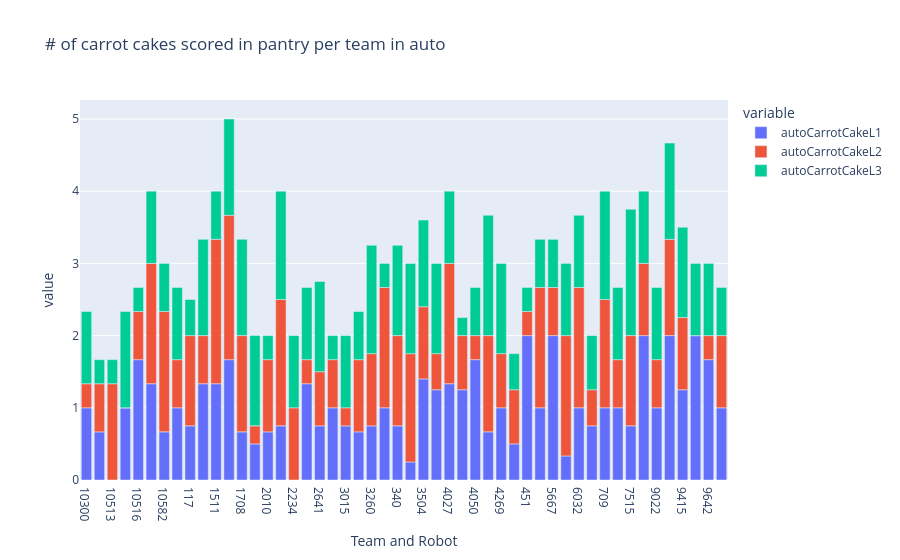

The notebook cell this image was saved under:
### Code cell
#L1, L2, L3 pantry carrot cake auto (stacked bar)
fig = px.bar(team_averages, x="Team and Robot", y=["autoCarrotCakeL1", "autoCarrotCakeL2", "autoCarrotCakeL3"], title="# of carrot cakes scored in pantry per team in auto")
fig

### Figure 1 — Plotly figure (JSON) as saved in the notebook; plotly's stock layout.template omitted (floating-point values rounded to 4 significant figures)
{"data": [{"hovertemplate": "variable=autoCarrotCakeL1<br>Team and Robot=%{x}<br>value=%{y}<extra></extra>", "legendgroup": "autoCarrotCakeL1", "marker": {"color": "#636efa", "pattern": {"shape": ""}}, "name": "autoCarrotCakeL1", "orientation": "v", "showlegend": true, "textposition": "auto", "type": "bar", "x": ["10300", "10512", "10513", "10515", "10516", "10517", "10582", "11456", "117", "1317", "1511", "1601", "1708", "1816", "2010", "2095", "2234", "2614", "2641", "2656", "3015", "3173", "3260", "3324", "340", "3484", "3504", "3990", "4027", "4028", "4050", "4150", "4269", "4467", "451", "4991", "5667", "5740", "6032", "63", "709", "7274", "7515", "8705", "9022", "9406", "9415", "9475", "9642", "9653"], "xaxis": "x", "y": [1.0, 0.6667, 0.0, 1.0, 1.667, 1.333, 0.6667, 1.0, 0.75, 1.333, 1.333, 1.667, 0.6667, 0.5, 0.6667, 0.75, 0.0, 1.333, 0.75, 1.0, 0.75, 0.6667, 0.75, 1.0, 0.75, 0.25, 1.4, 1.25, 1.333, 1.25, 1.667, 0.6667, 1.0, 0.5, 2.0, 1.0, 2.0, 0.3333, 1.0, 0.75, 1.0, 1.0, 0.75, 2.0, 1.0, 2.0, 1.25, 2.0, 1.667, 1.0], "yaxis": "y"}, {"hovertemplate": "variable=autoCarrotCakeL2<br>Team and Robot=%{x}<br>value=%{y}<extra></extra>", "legendgroup": "autoCarrotCakeL2", "marker": {"color": "#EF553B", "pattern": {"shape": ""}}, "name": "autoCarrotCakeL2", "orientation": "v", "showlegend": true, "textposition": "auto", "type": "bar", "x": ["10300", "10512", "10513", "10515", "10516", "10517", "10582", "11456", "117", "1317", "1511", "1601", "1708", "1816", "2010", "2095", "2234", "2614", "2641", "2656", "3015", "3173", "3260", "3324", "340", "3484", "3504", "3990", "4027", "4028", "4050", "4150", "4269", "4467", "451", "4991", "5667", "5740", "6032", "63", "709", "7274", "7515", "8705", "9022", "9406", "9415", "9475", "9642", "9653"], "xaxis": "x", "y": [0.3333, 0.6667, 1.333, 0.0, 0.6667, 1.667, 1.667, 0.6667, 1.25, 0.6667, 2.0, 2.0, 1.333, 0.25, 1.0, 1.75, 1.0, 0.3333, 0.75, 0.6667, 0.25, 1.0, 1.0, 1.667, 1.25, 1.5, 1.0, 0.5, 1.667, 0.75, 0.3333, 1.333, 0.75, 0.75, 0.3333, 1.667, 0.6667, 1.667, 1.667, 0.5, 1.5, 0.6667, 1.25, 1.0, 0.6667, 1.333, 1.0, 0.0, 0.3333, 1.0], "yaxis": "y"}, {"hovertemplate": "variable=autoCarrotCakeL3<br>Team and Robot=%{x}<br>value=%{y}<extra></extra>", "legendgroup": "autoCarrotCakeL3", "marker": {"color": "#00cc96", "pattern": {"shape": ""}}, "name": "autoCarrotCakeL3", "orientation": "v", "showlegend": true, "textposition": "auto", "type": "bar", "x": ["10300", "10512", "10513", "10515", "10516", "10517", "10582", "11456", "117", "1317", "1511", "1601", "1708", "1816", "2010", "2095", "2234", "2614", "2641", "2656", "3015", "3173", "3260", "3324", "340", "3484", "3504", "3990", "4027", "4028", "4050", "4150", "4269", "4467", "451", "4991", "5667", "5740", "6032", "63", "709", "7274", "7515", "8705", "9022", "9406", "9415", "9475", "9642", "9653"], "xaxis": "x", "y": [1.0, 0.3333, 0.3333, 1.333, 0.3333, 1.0, 0.6667, 1.0, 0.5, 1.333, 0.6667, 1.333, 1.333, 1.25, 0.3333, 1.5, 1.0, 1.0, 1.25, 0.3333, 1.0, 0.6667, 1.5, 0.3333, 1.25, 1.25, 1.2, 1.25, 1.0, 0.25, 0.6667, 1.667, 1.25, 0.5, 0.3333, 0.6667, 0.6667, 1.0, 1.0, 0.75, 1.5, 1.0, 1.75, 1.0, 1.0, 1.333, 1.25, 1.0, 1.0, 0.6667], "yaxis": "y"}], "layout": {"barmode": "relative", "legend": {"title": {"text": "variable"}, "tracegroupgap": 0}, "title": {"text": "# of carrot cakes scored in pantry per team in auto"}, "xaxis": {"anchor": "y", "domain": [0, 1], "title": {"text": "Team and Robot"}}, "yaxis": {"anchor": "x", "domain": [0, 1], "title": {"text": "value"}}}}
